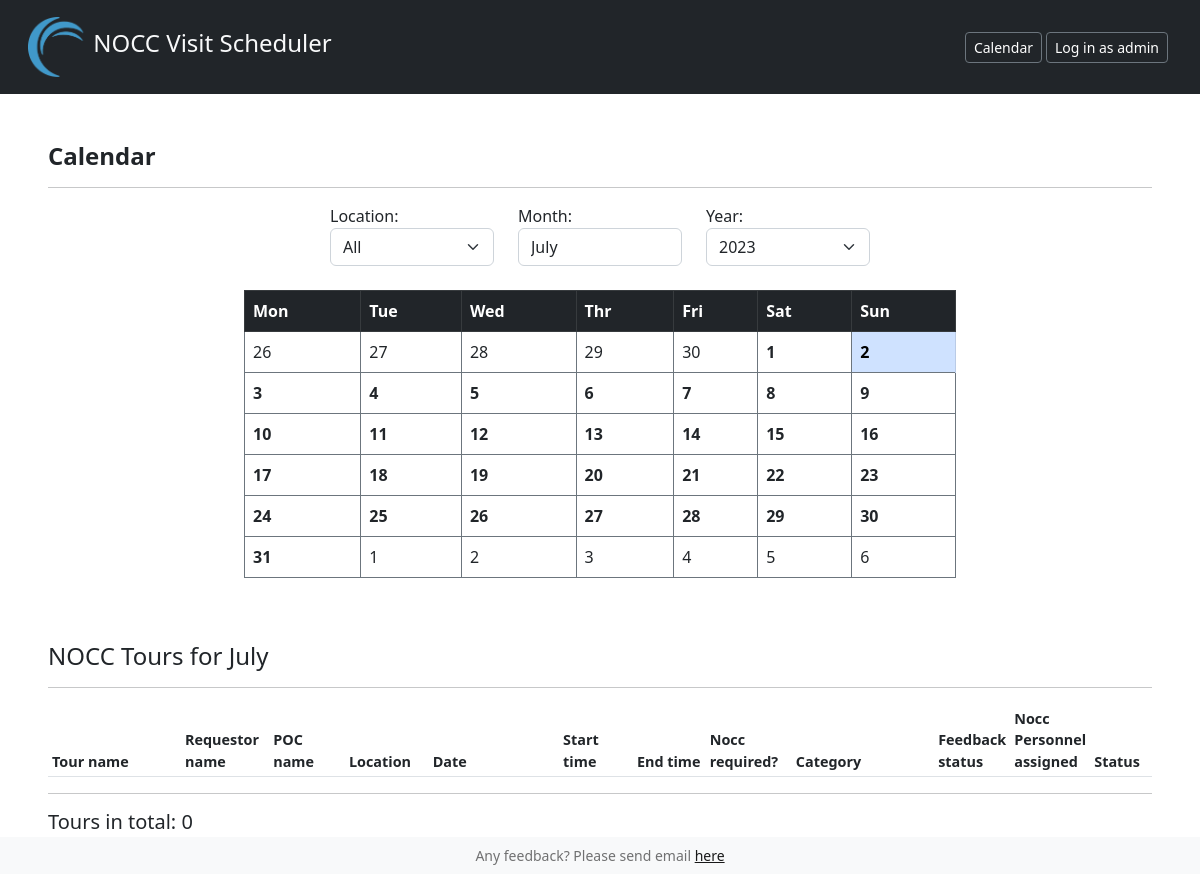
The page /calendar/ on the database as committed earlier.
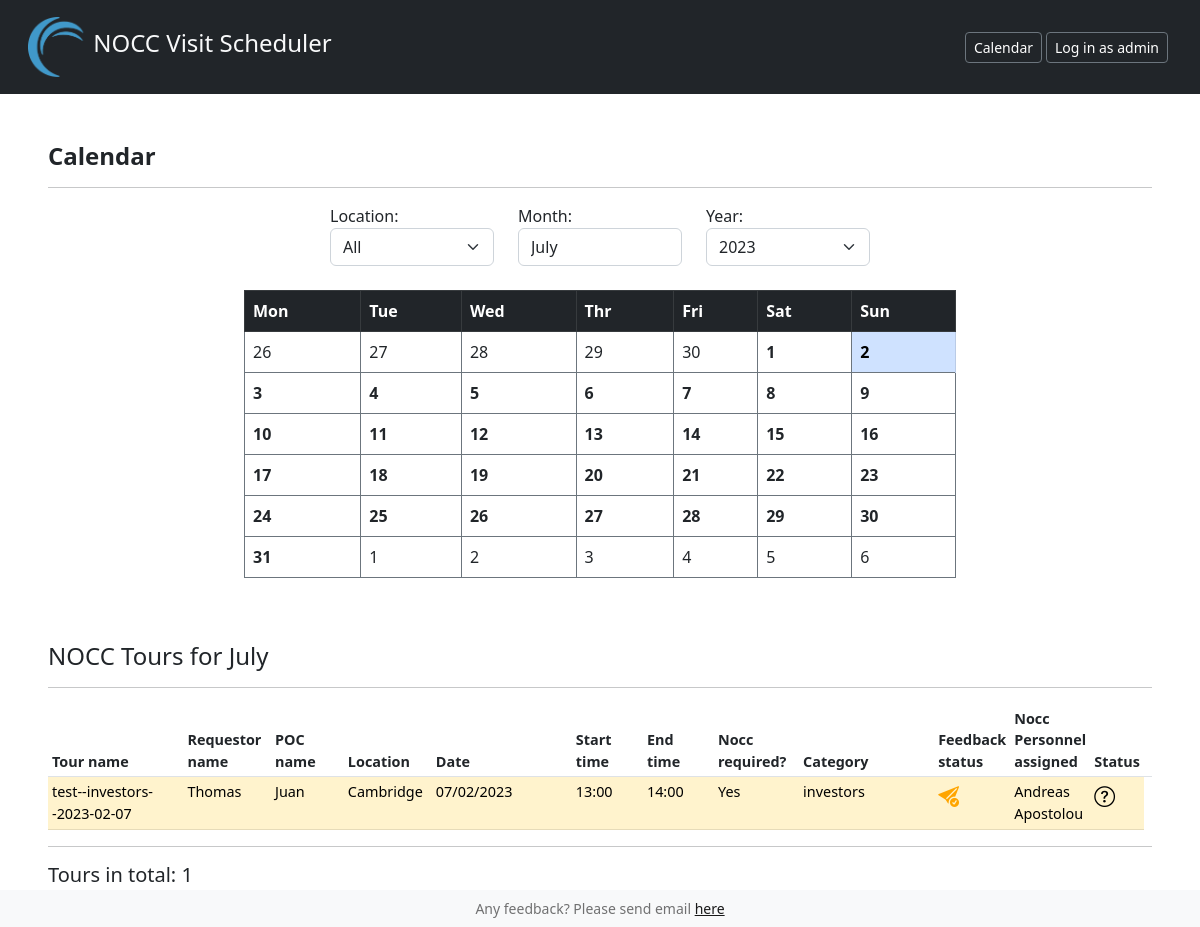
The same page on the database as committed later.
### NoccSchedulerApp/models.py (models this page shows, shortened)
class Tour(models.Model):
    tour_name = models.CharField(max_length=300)
    requestor_name = models.CharField(max_length=300)
    requestor_email = models.EmailField()
    poc_name = models.CharField(max_length=300)
    poc_email = models.EmailField()
    cc_this_request_to = models.EmailField(null=True, blank=True)
    DIVISION_CHOICES = [
        ('P & RE', 'P & RE'),
        ('Customer & Industry', 'Customer & Industry'),
        ('marketing', 'Marketing'),
        ('Global Events', 'Global Events'),
        ('Marketing Strategy', 'Marketing Strategy'),
        ('Legal', 'Legal'),
        ('CTO', 'CTO'),
        ('CEO', 'CEO'),
        ('Global Sales', 'Global Sales'),
        ('Customer Success', 'Customer Success'),
        ('Global Services', 'Global Services'),
        ('Products & Enablement', 'Products & Enablement'),
        ('Compute', 'Compute'),
        ('Edge Delivery', 'Edge Delivery'),
        ('Edge Business Operations', 'Edge Business Operations'),
        ('Edge Experience', 'Edge Experience'),
        ('Other', 'Other'),
    ]
    division = models.CharField(
        max_length=50,
        choices=DIVISION_CHOICES,
    )
    LOCATION_CHOICES = [
        ('Cambridge', 'Cambridge'),
        ('Krakow', 'Krakow'),
        ('Bangalore', 'Bangalore')
    ]
    location = models.ForeignKey(Location, on_delete=models.CASCADE)
    date = models.DateField()
    start_time = models.TimeField(null=True)
    end_time = models.TimeField(null=True)
    NOCC_REQUIRED_CHOICES = [
        ('No', 'No'),
        ('Yes', 'Yes'),
    ]
    nocc_personnel_required = models.CharField(
        max_length=10,
        choices=NOCC_REQUIRED_CHOICES,
        default='No',
    )
    CATEGORY_CHOICES = [
        ('existing customer', 'Existing Customer'),
        ('new prospect', 'New Prospect'),
        ('public relations / press / analysts',
         'Public Relations / Press / Analysts'),
        ('investors', 'Investors'),
        ('akamai employees (internal tour)', 'Akamai Employees (Internal Tour)'),
        ('students / informal guests', 'Students / Informal Guests'),
    ]
    category = models.CharField(max_length=50, choices=CATEGORY_CHOICES,)
    opportunity_ID = models.CharField(max_length=300, null=True, blank=True, default=0)
    attendees_akamai = models.IntegerField(default=0, validators=[MinValueValidator(0), MaxValueValidator(50)])
    attendees_guests = models.IntegerField(default=0, validators=[MinValueValidator(0), MaxValueValidator(50)])
    customer_or_group_name = models.CharField(max_length=200)
    customers_website = models.CharField(max_length=500,null=True,blank=True)
    TYPE_OF_CUSTOMERS=[
        ('Akamai Internal', 'Akamai Internal'),
        ('Financial Services', 'Financial Services'),
        ('Media', 'Media'),
        ('High Tech', 'High Tech'),
        ('Retail + Commerce', 'Retail + Commerce'),
        ('Gaming/OTT', 'Gaming/OTT'),
        ('Healthcare/Life Science', 'Healthcare/Life Science'),
        ('Manufacturing', 'Manufacturing'),
        ('Other', 'Other'),
    ]
    type_of_customers = models.CharField(max_length=200, choices=TYPE_OF_CUSTOMERS)
    nocc_person_assigned = models.CharField(max_length=200,null=True, blank=True)
    WELCOME_SCREEN_CHOICES = [
        ('No', 'No'),
        ('Yes', 'Yes'),
    ]
    custom_welcome_screen_needed = models.CharField(
        max_length=10,
        choices=WELCOME_SCREEN_CHOICES,
        default='No',
        null=True,
        blank=True,
    )
    comment = models.TextField(max_length=2000, null=True, blank=True)
    created = models.DateTimeField(auto_now_add=True)
    id = models.UUIDField(unique=True, primary_key=True, editable=True)
    STATUS_CHOICES = [
        ('Requested', 'Requested'),
        ('Rejected', 'Rejected'),
        ('Approved', 'Approved'),
        ('Canceled', 'Canceled'),
    ]
    status = models.CharField(max_length=20, choices=STATUS_CHOICES, default='Requested')
    FEEDBACK_STATUS_CHOICES = [
        ('Request not sent', 'Request not sent'),
        ('Request sent', 'Request sent'),
        ('No answer 3 days', 'No answer 3 days'),
        ('Provided', 'Provided'),
    ]
    feedback_status = models.CharField(max_length=30, choices=FEEDBACK_STATUS_CHOICES, default='Request not sent')
    SATISFACTION_CHOICES = [
        ('1', '1'),
        ('2', '2'),
        ('3', '3'),
        ('4', '4'),
        ('5', '5'),
    ]
    satisfaction = models.CharField(max_length=5, choices=SATISFACTION_CHOICES, blank=True, null=True)
    key_take_aways = models.TextField(max_length=200, null=True, blank=True)
    SESSIONS_CHOICES = [
        ('Not relevant', 'Not relevant'),
        ('Relevant', 'Relevant'),
        ('Very relevant', 'Very relevant'),
        ('Did not attend', 'Did not attend'),
    ]
    sessions_welcoming = models.CharField(max_length=20, choices=SESSIONS_CHOICES, blank=True, null=True)
    sessions_speaker = models.CharField(max_length=20, choices=SESSIONS_CHOICES, blank=True, null=True)
    sessions_walls_displays = models.CharField(max_length=20, choices=SESSIONS_CHOICES, blank=True, null=True)
    sessions_daily_work = models.CharField(max_length=20, choices=SESSIONS_CHOICES, blank=True, null=True)
    sessions_scheduling_arrangement = models.CharField(max_length=20, choices=SESSIONS_CHOICES, blank=True, null=True)
    overall_feedback = models.TextField(max_length=2000, null=True, blank=True)
    internal_or_external_audience = models.TextField(max_length=2000, null=True, blank=True)
    feedback_name = models.TextField(max_length=1000, null=True, blank=True)

class Location(models.Model):
    LOCATION_CHOICES = [
        ('Cambridge', 'Cambridge'),
        ('Krakow', 'Krakow'),
        ('Bangalore', 'Bangalore')
    ]
    location = models.CharField(max_length=100, choices=LOCATION_CHOICES, default='Cambridge')
    def __str__(self):
        return self.location

### NoccSchedulerApp/views.py (the view)
# urls.py: path('calendar/', views.view_calendar, name = 'calendar' ),
def view_calendar(request):
    month = datetime.now().month
    year = datetime.now().year
    location_query = "All"
    if request.method == 'POST':
        month = int(request.POST["month"])
        year = int(request.POST["year"])
        location_query = request.POST["location"]
    month_dates = calendar.Calendar().monthdatescalendar(year, month)
    tours = Tour.objects.filter(date__gte=datetime(year, month, 1)).exclude(date__gte=datetime(year, month, calendar.monthrange(
        year, month)[1])).exclude(status="Rejected").exclude(status="Canceled")
    if location_query != "All":
        tours = tours.filter(location__location=location_query)
    context = {
        'tours': tours.order_by('date', 'start_time'),
        'month': month,
        'year': year,
        'today': datetime.today().date(),
        'month_dates': month_dates,
        'year_range': range(2022, datetime.now().year+2),
        'location_query': location_query,
    }
    return render(request, "calendar.html", context)

### templates/calendar.html (shortened to what this page needs)
{% extends "base.html" %}
{% block content %}
    <h4>
        <b>Calendar</b>
    </h4>
    <hr/>
    <form class="row justify-content-center pb-4" action="" method="post">
        <div class="col-2">
            <label for="location">Location:</label>
            <select class="form-select"
                    type="location"
                    id="location"
                    name="location"
                    value="{{ location }}"
                    onchange="this.form.submit()">
                <option value="All" {% if location_query == "All" %} selected{% endif %}>
                    All
                </option>
            </select>
        </div>
        <div class="col-2">
            <label for="month">Month:</label>
            <select class="form-control" id="month" name="month" value="{{ month }}">
                <option value="07" {% if month == 7 %} selected{% endif %}>
                    July
                </option>
            </select>
        </div>
        <div class="col-2">
            <label for="year">Year:</label>
            <select class="form-select"
                    type="date"
                    id="year"
                    name="year"
                    value="{{ year }}"
                    onchange="this.form.submit()">
                {% for year_option in year_range %}
                    <option value="{{ year_option }}"
                            {% if year == year_option %} selected{% endif %}>
                        {{ year_option }}
                    </option>
                {% endfor %}
            </select>
        </div>
    </form>
    <div class="table-responsive col-8 justify-content-center container pb-5">
        <table class="table table-bordered center-block border-secondary">
            <thead class="table-dark">
                <tr>
                    <th>Mon</th>
                    <th>Tue</th>
                    <th>Wed</th>
                    <th>Thr</th>
                    <th>Fri</th>
                    <th>Sat</th>
                    <th>Sun</th>
                </tr>
            </thead>
            <tbody>
                {% for week in month_dates %}
                    <tr>
                        {% for day in week %}
                            <td {% for tour in tours %} {% if tour.date == day %} class="day_with_tour {% if today == day %}table-primary {% else %}table-secondary{% endif %}"
                                id="{{ day|date:"Y-n-d" }}"
                                {% endif %}
                                {% endfor %}
                                {% if today == day %}class="table-primary"{% endif %}>
                                {% if day.month == month %}
                                    <b>{{ day.day }}</b>
                                {% else %}
                                    {{ day.day }}
                                {% endif %}
                            </td>
                        {% endfor %}
                    </tr>
                {% endfor %}
            </tbody>
        </table>
    </div>
    <div id="tours_table" class="table-responsive">
        <h4 id="date_head">
        </h4>
        <hr/>
        <table class="table table-hover table-sm caption-top" style="font-size:90%">
            <thead>
                <tr>
                    <th scope="col" class="col-sm-2">Tour name</th>
                    <th scope="col" class="col-sm-1">Requestor<br/>name</th>
                    <th scope="col" class="col-sm-1">POC<br/>name</th>
                    <th scope="col" class="col-sm-1">Location</th>
                    <th scope="col" class="col-sm-2">Date</th>
                    <th scope="col" class="col-sm-1">Start time</th>
                    <th scope="col" class="col-sm-1">End time </th>
                    <th scope="col" class="col-sm-1">Nocc<br/>required?</th>
                    <th scope="col" class="col-sm-2">Category</th>
                    <th scope="col" class="col-sm-1">Feedback<br>status</th>
                    <th scope="col" class="col-sm-1">Nocc Personnel<br/>assigned</th>
                    <th scope="col" class="col-sm-1">Status</th>
                    <th scope="col" class="col-sm-1"></th>
                </tr>
            </thead>
            {% for week in month_dates %}
                {% for day in week %}
                    {% for tour in tours %}
                        {% if day == tour.date %}
                            <tbody class="day_tours {{ day|date:"Y-n-d" }}" class="table-group-divider">
                                <tr {% if tour.status == "Approved" %} class="table-success" {% elif tour.status == "Rejected" %} class="table-danger" {% else %} class="table-warning" {% endif %}>
                                    <td>{{tour.tour_name}}</td>
                                    <td>{{tour.requestor_name}}</td>
                                    <td>{{tour.poc_name}}</td>
                                    <td>{{tour.location}}</td>
                                    <td>{{tour.date|date:"m/d/Y"}}</td>
                                    <td>{{tour.start_time|time:"H:i"}}</td>
                                    <td>{{tour.end_time|time:"H:i"}}</td>
                                    <td>{{tour.nocc_personnel_required}}</td>
                                    <td>{{tour.category}}</td>
                                    <td>
                                      {% if tour.feedback_status == "Provided" %}
                                      <i title="Feedback provided" class="bi bi-file-earmark-check" style="font-size: 1.3rem; color: green;"></i>
                                      {% elif tour.feedback_status == "Request sent" %}
                                      <i title="Feedback request sent" class="bi bi-send-check-fill" style="font-size: 1.3rem; color: orange;"></i>
                                      {% else %}
                                      <i title="Feedback request not sent yet" class="bi bi-send-x-fill" style="font-size: 1.3rem; color: red;"></i>
                                      {% endif %}
                                    </td>
                                    <td>{{tour.nocc_person_assigned}}</td>
                                    <td>
                                      {% if tour.status == "Requested" %}
                                      <i title="Requested" class="bi bi-question-circle" style="font-size: 1.3rem; color: rgb(0, 0, 0);"></i>
                                      {% else %}
                                      <i title="Approved" class="bi bi-check2-circle" style="font-size: 1.3rem; color: rgb(0, 0, 0);"></i>
                                      {% endif %}
                                    </td>
                                </tr>
                            </tbody>
                        {% endif %}
                    {% endfor %}
                {% endfor %}
            {% endfor %}
        </table>
        <hr/>
        <div>
            <h5 id="date_foot">
            </h5>
        </div>
    </div>
{% endblock content %}

### templates/base.html (shortened to what this page needs)
<!doctype html>
<html lang="en">
  <head>
    <link href="https://cdn.jsdelivr.net/npm/bootstrap@5.2.2/dist/css/bootstrap.min.css" rel="stylesheet">
    <link rel="stylesheet" href="https://cdn.jsdelivr.net/npm/bootstrap-icons@1.10.3/font/bootstrap-icons.css">
</head>
<body>
    <nav class="navbar navbar-expand-md navbar-light text-bg-dark">
      <div class="container-fluid mx-3 my-1">
        <a class="navbar-brand" href="/"><img class="img-fluid" src="/media/akamai_fav.png" alt="logo" width="60" height="60">
        <span class="fs-4 text-light">NOCC Visit Scheduler</span></a>
        <div class="collapse navbar-collapse justify-content-end" id="navbarNavAltMarkup">
          <div class="nav navbar-nav">
            <a class="nav-link ps-0 pe-1" href="/calendar/"><button type="button" class="btn btn-outline-secondary btn-sm text-white">Calendar</button></a>
            {% if request.user.is_authenticated %}
            <a class="nav-link ps-0 pe-1" href="/archives/"><button type="button" class="btn btn-outline-secondary btn-sm text-white">Archives</button></a>
            <a class="nav-link ps-0 pe-1" href="/settings/"><button type="button" class="btn btn-outline-secondary btn-sm text-white">Settings</button></a>
            <a class="nav-link ps-0 pe-1" href="/logout/"><button type="button" class="btn btn-outline-secondary btn-sm text-white"> Log out, <b>{{request.user}}</b></button></a>
            {% else %}
            <a class="nav-link ps-0 pe-1" href="/login/"><button type="button" class="btn btn-outline-secondary btn-sm text-white">Log in as admin</button></a>
            {% endif %}
          </div>
        </div>
      </div>
    </nav>
<div class="col-lg-12 mx-auto px-5 pt-5 pb-2 mb-4">
{% block content %}
{% endblock %}
</div>
<nav class="navbar navbar-light bg-light fixed-bottom my-0 py-0">
  <div class="container-fluid">
    <small class="navbar-text text-center w-100"> Any feedback? Please send email <a href= "mailto:rmirek@akamai.com" > here </a> </small>
  </div>
</nav>
</body>
</html>

Rows that differ between the two databases and show on the page:
added Tour: tour_name "test--investors--2023-02-07", requestor_name "Thomas", poc_name "Juan", location "Cambridge", date "07/02/2023", start_time "13:00", end_time "14:00", nocc_personnel_required "Yes", category "investors", feedback_status "Request sent" (drawn), nocc_person_assigned "Andreas Apostolou", status "Requested" (drawn)
Other text that changed with them:
text written by a page script: "Tours in total: 0" → "Tours in total: 1"
